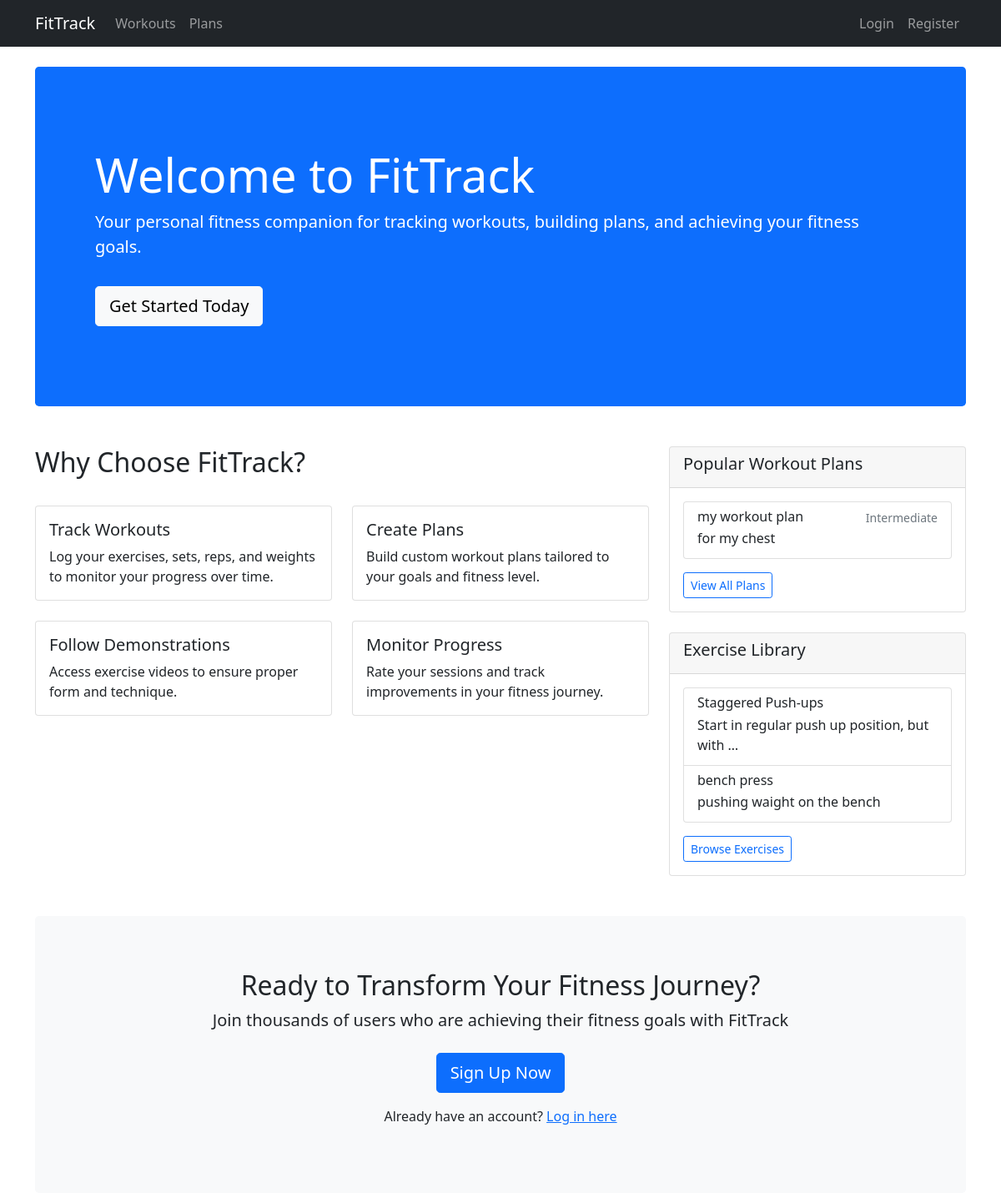
Before: / with the older database file.
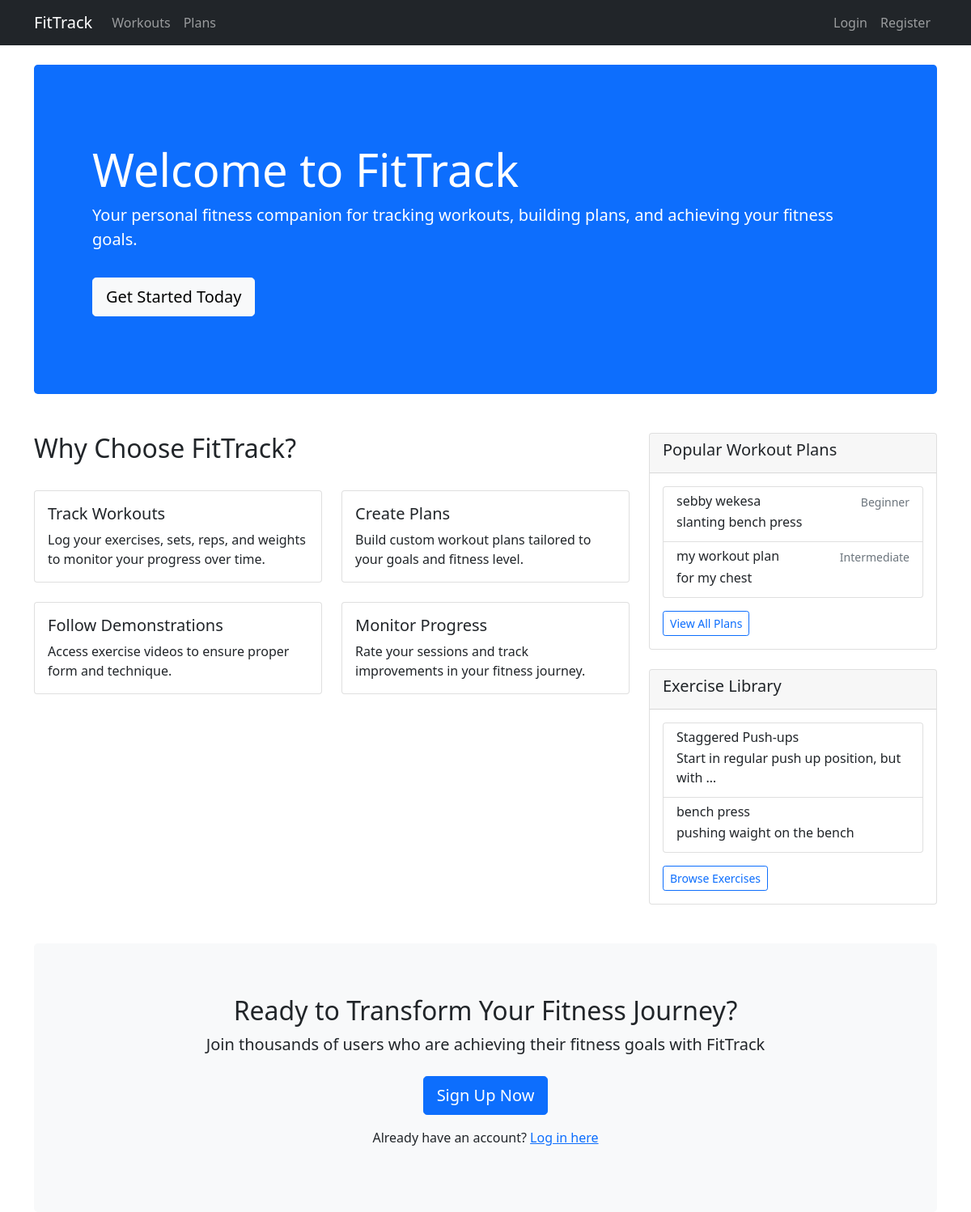
After: the same page with the newer database file.
### workouts/models.py (models this page shows, shortened)
class WorkoutPlan(models.Model):
    DIFFICULTY_CHOICES = [
        ('B', 'Beginner'),
        ('I', 'Intermediate'),
        ('A', 'Advanced'),
    ]
    name = models.CharField(max_length=200)
    creator = models.ForeignKey(User, on_delete=models.CASCADE, related_name='created_plans')
    workouts = models.ManyToManyField(Workout, through='WorkoutPlanItem')
    description = models.TextField()
    difficulty = models.CharField(max_length=1, choices=DIFFICULTY_CHOICES, default='B')
    is_public = models.BooleanField(default=False)
    created_at = models.DateTimeField(auto_now_add=True)
    class Meta:
        ordering = ['-created_at']

class Workout(models.Model):
    name = models.CharField(max_length=200)
    description = models.TextField()
    muscle_groups = models.ManyToManyField(MuscleGroup)
    demonstration_video_url = models.URLField(blank=True, null=True)
    created_by = models.ForeignKey(User, on_delete=models.SET_NULL, null=True)
    created_at = models.DateTimeField(auto_now_add=True)
    class Meta:
        ordering = ['name']

### workouts/views.py (the view)
# urls.py: path('', views.index)
def index(request):
    public_plans = WorkoutPlan.objects.filter(is_public=True)[:5]
    recent_workouts = Workout.objects.all()[:5]
    return render(request, 'workouts/index.html', {
        'public_plans': public_plans,
        'recent_workouts': recent_workouts
    })

### workouts/templates/workouts/index.html (shortened to what the changed rows need)
{% extends 'workouts/base.html' %}
{% block content %}
<div class="row">
    <div class="col-12 mb-5">
        <div class="p-5 bg-primary text-white rounded-3">
            <div class="container-fluid py-5">
                <h1 class="display-4">Welcome to FitTrack</h1>
            </div>
        </div>
    </div>
</div>
<div class="row">
    <div class="col-md-8">
        {% if user.is_authenticated %}
        <div class="row mb-4">
            <div class="col-12">
                <h2>Your Fitness Dashboard</h2>
                <p class="text-muted">Welcome back, {{ user.username }}! Here's an overview of your fitness journey.</p>
            </div>
        </div>
        <div class="row mb-4">
            <div class="col-md-4 mb-3">
                <div class="card h-100">
                    <div class="card-body text-center">
                        <h5 class="card-title">Start Workout</h5>
                        <p class="card-text">Begin a new training session</p>
                        <a href="{% url 'workouts:start_session' %}" class="btn btn-primary">Start Now</a>
                    </div>
                </div>
            </div>
            <div class="col-md-4 mb-3">
                <div class="card h-100">
                    <div class="card-body text-center">
                        <h5 class="card-title">Create Workout</h5>
                        <p class="card-text">Add a new exercise to library</p>
                        <a href="{% url 'workouts:create_workout' %}" class="btn btn-primary">Create</a>
                    </div>
                </div>
            </div>
            <div class="col-md-4 mb-3">
                <div class="card h-100">
                    <div class="card-body text-center">
                        <h5 class="card-title">Build Plan</h5>
                        <p class="card-text">Design a workout program</p>
                        <a href="{% url 'workouts:create_workoutplan' %}" class="btn btn-primary">Build</a>
                    </div>
                </div>
            </div>
        </div>
        <div class="row mb-4">
            <div class="col-12">
                <h3>Your Recent Activity</h3>
                <div class="card">
                    <div class="card-body">
                        <p class="text-center text-muted py-4">
                            Your workout sessions will appear here once you start tracking.
                            <br>
                            <a href="{% url 'workouts:start_session' %}">Start your first session</a>
                        </p>
                    </div>
                </div>
            </div>
        </div>
        {% else %}
        <div class="row mb-4">
            <div class="col-12">
                <h2>Why Choose FitTrack?</h2>
            </div>
        </div>
        {% endif %}
    </div>
    <div class="col-md-4">
        <div class="card mb-4">
            <div class="card-body">
                {% if public_plans %}
                <div class="list-group">
                    {% for plan in public_plans %}
                    <a href="{% url 'workouts:workoutplan_detail' plan.pk %}" class="list-group-item list-group-item-action">
                        <div class="d-flex w-100 justify-content-between">
                            <h6 class="mb-1">{{ plan.name }}</h6>
                            <small class="text-muted">{{ plan.get_difficulty_display }}</small>
                        </div>
                        <p class="mb-1">{{ plan.description|truncatewords:10 }}</p>
                    </a>
                    {% endfor %}
                </div>
                {% else %}
                <p class="text-muted">No public plans available yet.</p>
                {% endif %}
            </div>
        </div>
        <div class="card">
            <div class="card-body">
                {% if recent_workouts %}
                <div class="list-group">
                    {% for workout in recent_workouts %}
                    <a href="{% url 'workouts:workout_detail' workout.pk %}" class="list-group-item list-group-item-action">
                        <div class="d-flex w-100 justify-content-between">
                            <h6 class="mb-1">{{ workout.name }}</h6>
                        </div>
                        <p class="mb-1">{{ workout.description|truncatewords:8 }}</p>
                    </a>
                    {% endfor %}
                </div>
                {% else %}
                <p class="text-muted">No workouts available yet.</p>
                {% endif %}
            </div>
        </div>
    </div>
</div>
{% if not user.is_authenticated %}
<div class="row mt-5">
    <div class="col-12">
        <div class="p-5 bg-light rounded-3">
            <div class="container-fluid py-3 text-center">
                <h2>Ready to Transform Your Fitness Journey?</h2>
            </div>
        </div>
    </div>
</div>
{% endif %}
{% endblock %}

Changed rows visible on the page:
added WorkoutPlan: name "sebby wekesa", difficulty "Beginner", description "slanting bench press"
